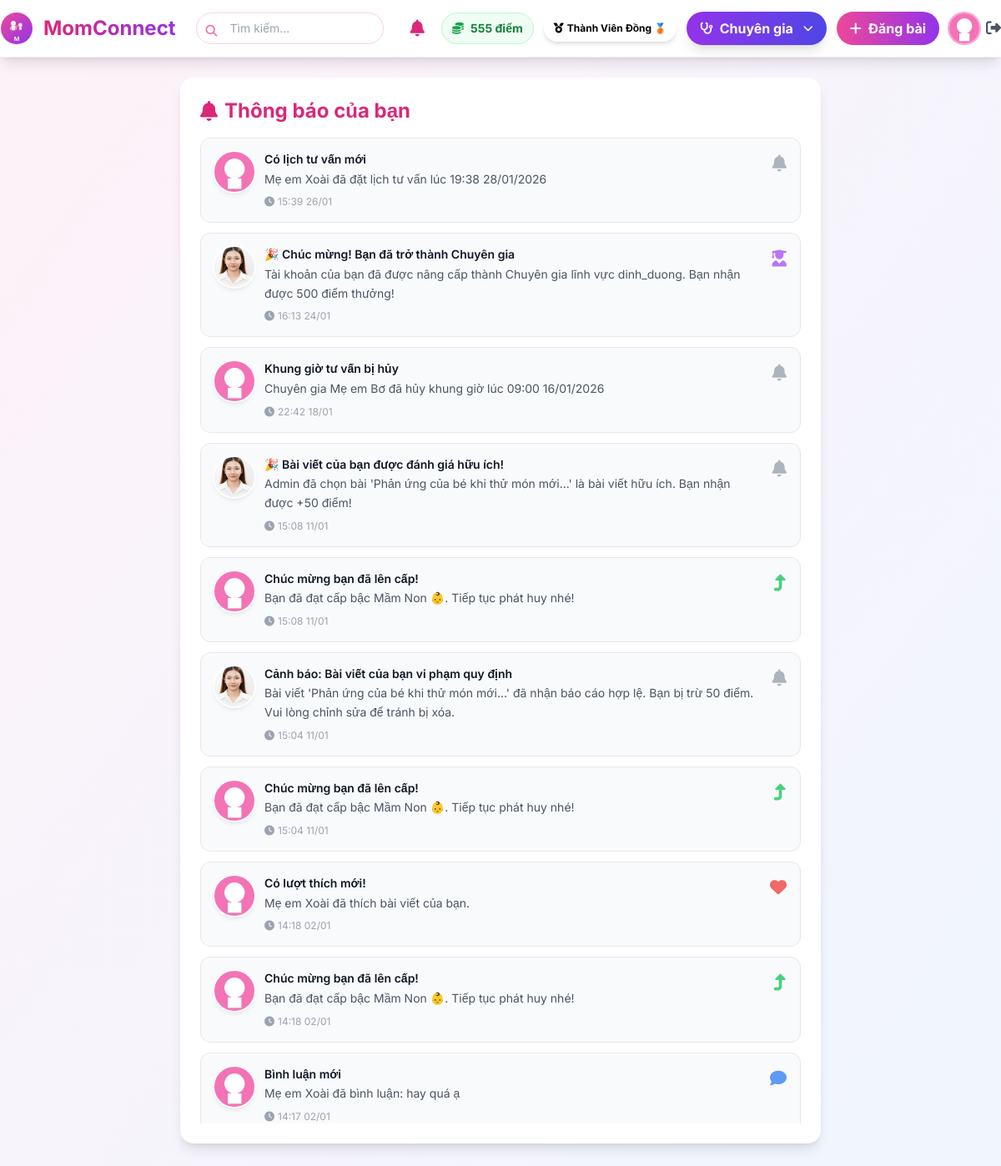
The page /notifications (signed in) on the database its author committed.
### models.py (models this page shows, shortened)
class User(UserMixin, db.Model):
    __tablename__ = 'users'
    id = db.Column(db.Integer, primary_key=True)
    name = db.Column(db.String(100), nullable=False)
    email = db.Column(db.String(100), unique=True, nullable=False)
    password = db.Column(db.String(200), nullable=False)
    avatar = db.Column(db.String(200), default='default.jpg')
    bio = db.Column(db.Text)
    phone = db.Column(db.String(15), unique=True)  # Số điện thoại
    rating = db.Column(db.Float, default=0.0)  # Trung bình sao (0-5)
    children_count = db.Column(db.Integer, default=0)
    children_ages = db.Column(db.String(100))
    points = db.Column(db.Integer, default=0)
    role = db.Column(db.String(20), default='user')  # user, admin, expert
    is_active = db.Column(db.Boolean, default=True)
    badge = db.Column(db.String(50))  # ← THÊM TRƯỜNG CẤP BẬC
    created_at = db.Column(db.DateTime, default=vietnam_now)
    is_verified_expert = db.Column(db.Boolean, default=False)
    expert_category = db.Column(db.String(50))  # Lĩnh vực chuyên môn
    specialty = db.Column(db.String(100))              # Chuyên môn cụ thể
    experience_years = db.Column(db.Integer)           # Số năm kinh nghiệm
    workplace = db.Column(db.String(200))              # Nơi làm việc
    license_number = db.Column(db.String(100))         # Số chứng chỉ hành nghề
    license_expiry = db.Column(db.Date)                # Ngày hết hạn chứng chỉ
    consultation_fee = db.Column(db.Float)             # Phí tư vấn (VNĐ)
    education = db.Column(db.Text)                     # Học vấn
    certifications = db.Column(db.Text)                # Chứng chỉ (JSON string)
    availability = db.Column(db.String(20), default='available')  # available/busy/offline
    credibility_score = db.Column(db.Float, default=0) # Điểm uy tín
    posts = db.relationship('Post', backref='author', lazy='dynamic')

class Notification(db.Model):
    __tablename__ = 'notifications'
    id = db.Column(db.Integer, primary_key=True)
    user_id = db.Column(db.Integer, db.ForeignKey('users.id'), nullable=False)
    title = db.Column(db.String(100), nullable=False)
    message = db.Column(db.Text, nullable=False)
    type = db.Column(db.String(20))
    related_id = db.Column(db.Integer)
    related_user_id = db.Column(db.Integer, db.ForeignKey('users.id'))
    is_read = db.Column(db.Boolean, default=False)
    created_at = db.Column(db.DateTime, default=vietnam_now)
    user = db.relationship('User', foreign_keys=[user_id], backref='notifications')
    related_user = db.relationship('User', foreign_keys=[related_user_id])

### app.py (the view)
@app.route('/notifications')
@login_required
def notifications():
    user_id = current_user.id
    Notification.query.filter_by(user_id=user_id, is_read=False).update({'is_read': True})
    db.session.commit()
    notifications_list = (Notification.query
                          .filter_by(user_id=user_id)
                          .order_by(Notification.created_at.desc())
                          .all())
    return render_template('notifications.html', notifications=notifications_list)

### app.py (called while the page is built, shortened)
@login_manager.user_loader
def load_user(id):
    user = User.query.get(int(id))
    if user:
        update_user_badge(user)  # ← Tự động cập nhật badge mỗi khi đăng nhập/load user
    return user

def update_user_badge(user):
    old_badge = getattr(user, 'badge', None)
    points = user.points
    if points > 2000:
        badge = "Ứng viên Chuyên gia 🌟"
        can_request_expert = True
    elif points >= 1001:
        badge = "Thành Viên Bạc 🥈"
        can_request_expert = False
    elif points >= 201:
        badge = "Thành Viên Đồng 🥉"
        can_request_expert = False
    else:
        badge = "Mầm Non 👶"
        can_request_expert = False

@app.context_processor
def utility_processor():
    def now():
        return vietnam_now()
    return dict(now=now)

### templates/notifications.html (shortened to what this page needs)
{% extends "base.html" %}
{% block content %}
<div class="max-w-3xl mx-auto">
  <div class="bg-white rounded-2xl shadow-lg p-6 mb-6">
    <h2 class="text-2xl font-bold text-pink-600 mb-4 flex items-center gap-2">
      <i class="fas fa-bell"></i> Thông báo của bạn
    </h2>
    {% if notifications|length == 0 %}
      <div class="text-center py-12 text-gray-500">
        <i class="fas fa-bell-slash text-6xl text-gray-300 mb-4"></i>
        <p class="text-lg">Chưa có thông báo nào</p>
      </div>
    {% else %}
      <div class="space-y-3 max-h-[70vh] overflow-y-auto" id="notifications-container">
        {% for notif in notifications %}
        <a href="{{ notif.redirect_url or '#notif-' ~ notif.id }}"
           class="notification-item block"
           data-notif-id="{{ notif.id }}"
           onclick="{% if not notif.is_read %}markNotificationAsRead({{ notif.id }});{% endif %}handleNotificationClick({{ notif.id }});">
          <div id="notif-{{ notif.id }}"
               class="notification-card flex items-start gap-3 p-4 rounded-xl border transition-all duration-300 group
               {% if not notif.is_read %}
                 bg-gradient-to-r from-blue-50 to-indigo-50 border-blue-200 shadow-sm
               {% else %}
                 bg-gray-50 border-gray-200 hover:bg-gray-100
               {% endif %}">
            <img src="{{ url_for('static', filename=notif.related_user.avatar if notif.related_user and notif.related_user.avatar else 'images/default-avatar.png') }}"
                 class="w-12 h-12 rounded-full object-cover ring-2 ring-white shadow-md flex-shrink-0
                 {% if notif.related_user.is_verified_expert %}ring-blue-300{% endif %}">
            <div class="flex-1 min-w-0">
              <div class="flex items-start justify-between mb-1">
                <p class="font-semibold text-gray-900 text-sm leading-tight group-hover:text-pink-600 transition">
                  {{ notif.title }}
                </p>
              </div>
              <p class="text-sm text-gray-600 leading-relaxed mb-2">{{ notif.message }}</p>
              <p class="text-xs text-gray-400 flex items-center gap-1">
                <i class="fas fa-clock"></i> {{ notif.created_at.strftime('%H:%M %d/%m') }}
              </p>
            </div>
            <div class="flex flex-col items-end gap-1 flex-shrink-0 ml-2">
              {% if notif.type == 'point' %}
                <i class="fas fa-coins text-yellow-500 text-xl opacity-80"></i>
              {% elif notif.type == 'like' %}
                <i class="fas fa-heart text-red-500 text-xl opacity-80"></i>
              {% elif notif.type == 'comment' %}
                <i class="fas fa-comment text-blue-500 text-xl opacity-80"></i>
              {% elif notif.type == 'follow' %}
                <i class="fas fa-user-plus text-green-500 text-xl opacity-80"></i>
              {% elif notif.type == 'friend_request' %}
                <i class="fas fa-user-check text-purple-500 text-xl opacity-80"></i>
              {% elif notif.type == 'expert_request' or notif.type == 'expert_approved' or notif.type == 'expert_rejected' %}
                <i class="fas fa-user-graduate text-purple-500 text-xl opacity-80"></i>
              {% elif notif.type == 'expert_unlock' %}
                <i class="fas fa-unlock text-green-500 text-xl opacity-80"></i>
              {% elif notif.type == 'level_up' %}
                <i class="fas fa-level-up-alt text-green-500 text-xl opacity-80"></i>
              {% else %}
                <i class="fas fa-bell text-gray-400 text-xl opacity-80"></i>
              {% endif %}
            </div>
          </div>
        </a>
        {% endfor %}
      </div>
    {% endif %}
  </div>
</div>
{% endblock %}

### templates/base.html (shortened to what this page needs)
<!DOCTYPE html>
<html lang="vi">
<head>
    <script src="https://cdn.tailwindcss.com"></script>
    <link href="https://cdnjs.cloudflare.com/ajax/libs/font-awesome/6.5.0/css/all.min.css" rel="stylesheet">
</head>
<body class="bg-gradient-to-br from-pink-50 to-blue-50 min-h-screen">
    <nav class="bg-white shadow-lg py-3 sticky top-0 z-50 border-b border-pink-100">
        <div class="max-w-7xl mx-auto flex flex-col md:flex-row md:items-center justify-between gap-4">
            <a href="{{ url_for('home') }}" class="flex items-center gap-3 group shrink-0">
                <img src="{{ url_for('static', filename='logo.svg') }}" alt="MomConnect Logo"
                    class="w-10 h-10 logo-img">
                <span
                    class="text-2xl font-bold bg-gradient-to-r from-pink-600 to-purple-600 bg-clip-text text-transparent whitespace-nowrap">
                </span>
            </a>
            <form action="{{ url_for('search') }}" method="get"
                class="flex-1 w-full md:w-auto md:max-w-md mx-2 order-last md:order-none">
                <div class="relative">
                    <input type="text" name="q" placeholder="Tìm kiếm..."
                        class="w-full pl-10 pr-4 py-2 border border-pink-200 rounded-full focus:outline-none focus:ring-2 focus:ring-pink-400 transition text-sm">
                    <i class="fas fa-search absolute left-3 top-3 text-pink-400 text-sm"></i>
                </div>
            </form>
            <div class="flex items-center gap-2 md:gap-3 flex-wrap justify-end w-full md:w-auto mt-3 md:mt-0">
                {% if current_user.is_authenticated %}
                <div class="relative shrink-0">
                    <button onclick="toggleNotif()" class="relative p-2 hover:bg-gray-100 rounded-full transition">
                        <i class="fas fa-bell text-xl text-pink-600"></i>
                    </button>
                </div>
                {% if current_user.role != 'admin' %}
                <div class="flex items-center gap-2 bg-green-50 px-3 py-2 rounded-full border border-green-200">
                    <i class="fas fa-coins text-green-600 text-sm"></i>
                    <span class="text-green-700 font-bold text-sm">{{ current_user.points }} điểm</span>
                </div>
                {% if current_user.badge %}
                <span
                    class="px-3 py-2 rounded-full text-xs font-bold flex items-center gap-1 shadow-md animate-pulse-slow hidden sm:inline-flex"
                    {% if 'Ứng viên Chuyên gia' in current_user.badge %}bg-gradient-to-r from-purple-700 to-pink-700
                    text-white shadow-purple-500/50 {% elif 'Thành Viên Bạc' in current_user.badge %}bg-gradient-to-r
                    from-gray-400 to-gray-600 text-white {% elif 'Thành Viên Đồng' in current_user.badge
                    %}bg-gradient-to-r from-orange-600 to-yellow-600 text-white {% else %}bg-gradient-to-r
                    from-green-400 to-teal-500 text-white{% endif %}">
                    <i class="fas fa-medal text-xs"></i>
                    <span class="hidden sm:inline text-xs">{{ current_user.badge }}</span>
                </span>
                {% endif %}
                {% endif %}
                <div class="flex items-center gap-2">
                    {% if current_user.role != 'admin' %}
                    {% if current_user.is_verified_expert %}
                    <div class="relative group">
                        <button
                            class="bg-gradient-to-r from-purple-600 to-indigo-600 text-white px-4 py-2 rounded-full font-bold hover:shadow-xl transition flex items-center gap-2 shadow-lg transform hover:scale-105">
                            <i class="fas fa-stethoscope text-sm"></i>
                            <span class="hidden sm:inline">Chuyên gia</span>
                            <i class="fas fa-chevron-down ml-1 text-xs"></i>
                        </button>
                    </div>
                    {% endif %}
                    {% endif %}
                </div>
                {% endif %}
                {% if current_user.is_authenticated %}
                <a href="{{ url_for('create_post') }}"
                    class="bg-gradient-to-r from-pink-500 to-purple-600 text-white px-4 py-2 rounded-full font-bold hover:shadow-lg transition transform hover:scale-105 flex items-center gap-2 shrink-0">
                    <i class="fas fa-plus"></i>
                    <span class="hidden sm:inline">Đăng bài</span>
                </a>
                <div class="flex items-center gap-2">
                    <div class="relative group">
                        <a href="{{ url_for('profile') }}">
                            <img src="{{ url_for('static', filename=current_user.avatar or 'images/default-avatar.png') }}"
                                class="w-9 h-9 rounded-full object-cover ring-2 ring-pink-300 cursor-pointer transform hover:scale-110 transition-transform">
                        </a>
                    </div>
                    <a href="{{ url_for('logout') }}" class="text-gray-600 hover:text-red-600 transition-colors">
                        <i class="fas fa-sign-out-alt text-lg"></i>
                    </a>
                </div>
                {% endif %}
            </div>
        </div>
    </nav>
    <div class="max-w-7xl mx-auto p-4 md:p-6">
        {% block content %}{% endblock %}
    </div>
</body>
</html>

### templates/base.html (style rules this page uses)
body { font-family: 'Inter', sans-serif; }
.logo-img { transition: transform 0.3s ease; }
.animate-pulse-slow { animation: pulse 3s infinite; }

### templates/notifications.html (style rules this page uses)
#notifications-container { scroll-behavior: smooth; }

### rows shown on the page
User: points "555", badge "Thành Viên Đồng 🥉", avatar (placeholder picture)
Notification: avatar (placeholder picture), title "Có lịch tư vấn mới", message "Mẹ em Xoài đã đặt lịch tư vấn lúc 19:38 28/01/2026", created_at "15:39 26/01"
Notification: avatar (picture), title "🎉 Chúc mừng! Bạn đã trở thành Chuyên gia", message "Tài khoản của bạn đã được nâng cấp thành Chuyên gia lĩnh vực dinh_duong. Bạn nhận được 500 điểm thưởng!", created_at "16:13 24/01", type "expert_approved" (drawn)
Notification: title "Khung giờ tư vấn bị hủy", message "Chuyên gia Mẹ em Bơ đã hủy khung giờ lúc 09:00 16/01/2026", created_at "22:42 18/01"
Notification: avatar (picture), title "🎉 Bài viết của bạn được đánh giá hữu ích!", message "Admin đã chọn bài 'Phản ứng của bé khi thử món mới...' là bài viết hữu ích. Bạn nhận được +50 điểm!", created_at "15:08 11/01"
Notification: title "Chúc mừng bạn đã lên cấp!", message "Bạn đã đạt cấp bậc Mầm Non 👶. Tiếp tục phát huy nhé!", created_at "15:08 11/01", type "level_up" (drawn)
Notification: avatar (picture), title "Cảnh báo: Bài viết của bạn vi phạm quy định", message "Bài viết 'Phản ứng của bé khi thử món mới...' đã nhận báo cáo hợp lệ. Bạn bị trừ 50 điểm. Vui lòng chỉnh sửa để tránh bị xóa.", created_at "15:04 11/01"
Notification: title "Chúc mừng bạn đã lên cấp!", message "Bạn đã đạt cấp bậc Mầm Non 👶. Tiếp tục phát huy nhé!", created_at "15:04 11/01", type "level_up" (drawn)
Notification: avatar (placeholder picture), title "Có lượt thích mới!", message "Mẹ em Xoài đã thích bài viết của bạn.", created_at "14:18 02/01", type "like" (drawn)
Notification: title "Chúc mừng bạn đã lên cấp!", message "Bạn đã đạt cấp bậc Mầm Non 👶. Tiếp tục phát huy nhé!", created_at "14:18 02/01", type "level_up" (drawn)
Notification: avatar (placeholder picture), title "Bình luận mới", message "Mẹ em Xoài đã bình luận: hay quá ạ", created_at "14:17 02/01", type "comment" (drawn)
